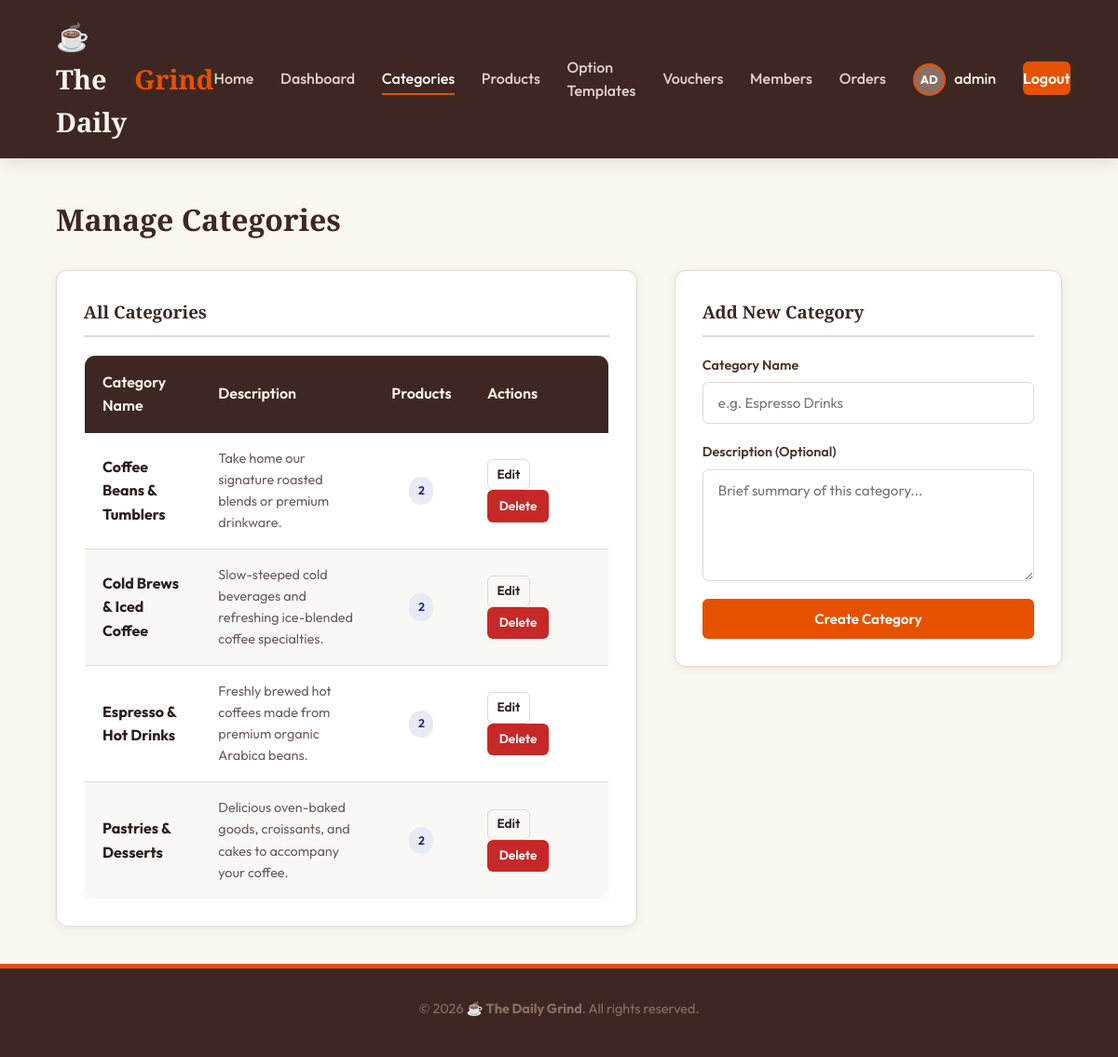
Before: /admin/categories.php (signed in) with the older database file.
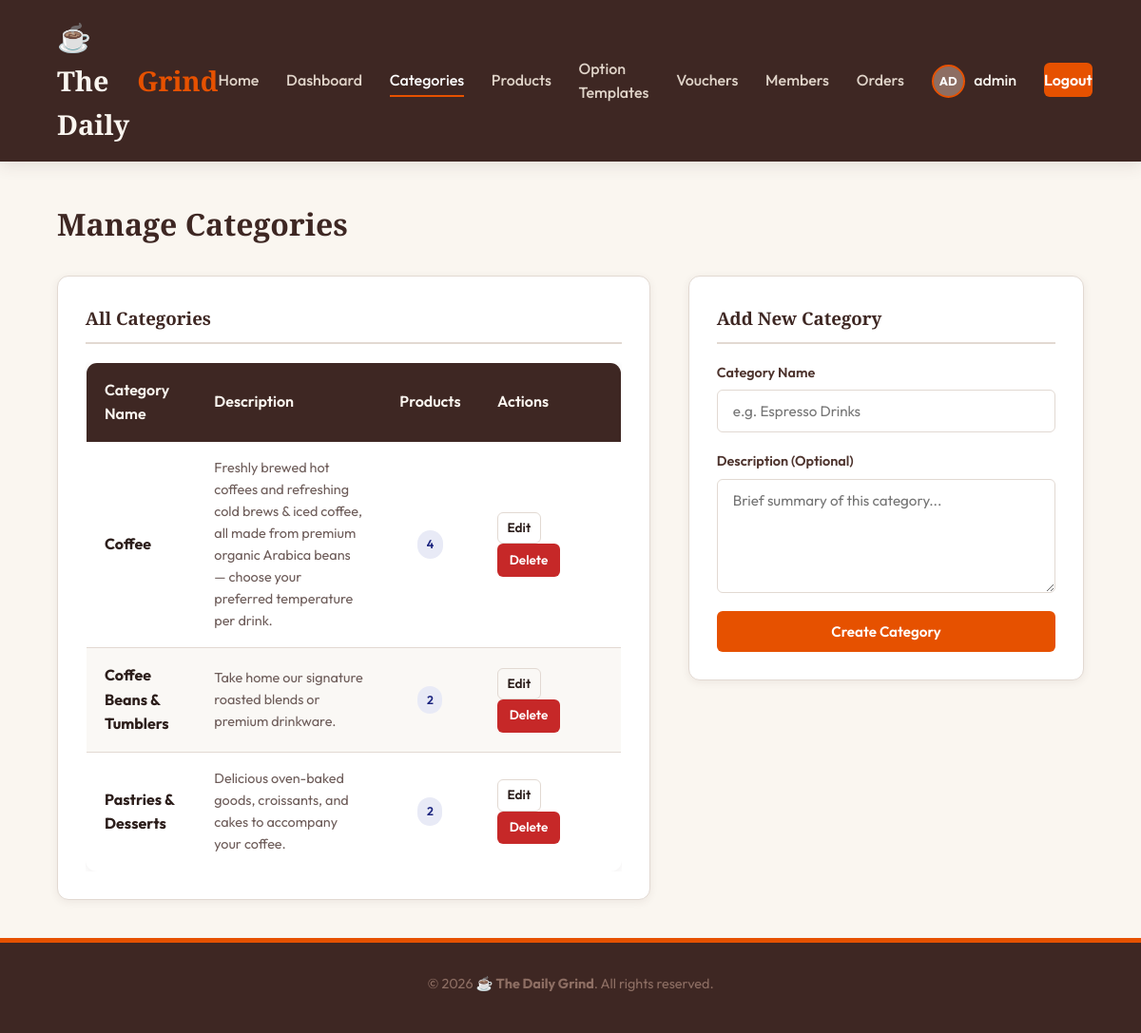
After: the same page with the newer database file.
### tables this page shows
CREATE TABLE `categories` (
  `id` INT AUTO_INCREMENT PRIMARY KEY,
  `name` VARCHAR(50) NOT NULL UNIQUE,
  `description` TEXT DEFAULT NULL
);

### admin/categories.php (the view, shortened to what this page needs)
<?php
require_once __DIR__ . '/../includes/header.php';
$errors = [];
$action = $_GET['action'] ?? 'list';
$id = isset($_GET['id']) ? intval($_GET['id']) : 0;
$name = '';
$description = '';
$categories_stmt = $pdo->query("SELECT c.*, COUNT(p.id) as product_count
                                FROM categories c
                                LEFT JOIN products p ON c.id = p.category_id
                                GROUP BY c.id
                                ORDER BY c.name ASC");
$all_categories = $categories_stmt->fetchAll();
?>
<div class="page-header-actions">
    <h1>Manage Categories</h1>
</div>
<div style="display: grid; grid-template-columns: <?= ($action === 'list' || $action === 'edit') ? '1.5fr 1fr' : '1fr' ?>; gap: 2.5rem; align-items: start;">
    <section class="admin-panel">
        <h3>All Categories</h3>
        <?php if (empty($all_categories)): ?>
            <p style="color: var(--text-muted); padding: 1rem 0;">No categories found. Create one on the right.</p>
        <?php else: ?>
            <div class="table-responsive">
                <table class="table">
                    <thead>
                        <tr>
                            <th>Category Name</th>
                            <th>Description</th>
                            <th style="width: 100px; text-align: center;">Products</th>
                            <th style="width: 150px;">Actions</th>
                        </tr>
                    </thead>
                    <tbody>
                        <?php foreach ($all_categories as $c): ?>
                            <tr style="<?= ($id === $c['id']) ? 'background-color: #FAF6F0;' : '' ?>">
                                <td><strong><?= htmlspecialchars($c['name']) ?></strong></td>
                                <td style="font-size: 0.9rem; color: var(--text-muted);"><?= htmlspecialchars($c['description'] ?? 'No description.') ?></td>
                                <td style="text-align: center;"><span class="badge badge-processing"><?= $c['product_count'] ?></span></td>
                                <td>
                                    <a href="categories.php?action=edit&id=<?= $c['id'] ?>" class="btn btn-secondary btn-sm" style="padding: 0.3rem 0.6rem;">Edit</a>
                                    <a href="categories.php?action=delete&id=<?= $c['id'] ?>" class="btn btn-danger btn-sm confirm-action" data-confirm-message="Are you sure you want to delete category '<?= htmlspecialchars($c['name']) ?>'? Associated products will NOT be deleted, they will become uncategorized.">Delete</a>
                                </td>
                            </tr>
                        <?php endforeach; ?>
                    </tbody>
                </table>
            </div>
        <?php endif; ?>
    </section>
    <?php if ($action === 'list'): ?>
        <section class="admin-panel">
            <h3>Add New Category</h3>
            <form action="categories.php" method="POST" novalidate>
                <?= html_input('text', 'name', $name, 'Category Name', 'e.g. Espresso Drinks', $errors) ?>
                <?= html_textarea('description', $description, 'Description (Optional)', 'Brief summary of this category...', $errors) ?>
                <button type="submit" class="btn btn-accent btn-block" style="margin-top: 1rem;">Create Category</button>
            </form>
        </section>
    <?php endif; ?>
</div>
<?php
require_once __DIR__ . '/../includes/footer.php';
?>

Changed rows visible on the page:
removed categories: name "Cold Brews & Iced Coffee", description "Slow-steeped cold beverages and refreshing ice-blended coffee specialties.", product_count "2"
changed categories: name "Espresso & Hot Drinks" → "Coffee"; description "Freshly brewed hot coffees made from premium organic Arabica beans." → "Freshly brewed hot coffees and refreshing cold brews & iced coffee, all made from premium organic Arabica beans — choose your preferred temperature per drink."; product_count "2" → "4"; moves up the list
